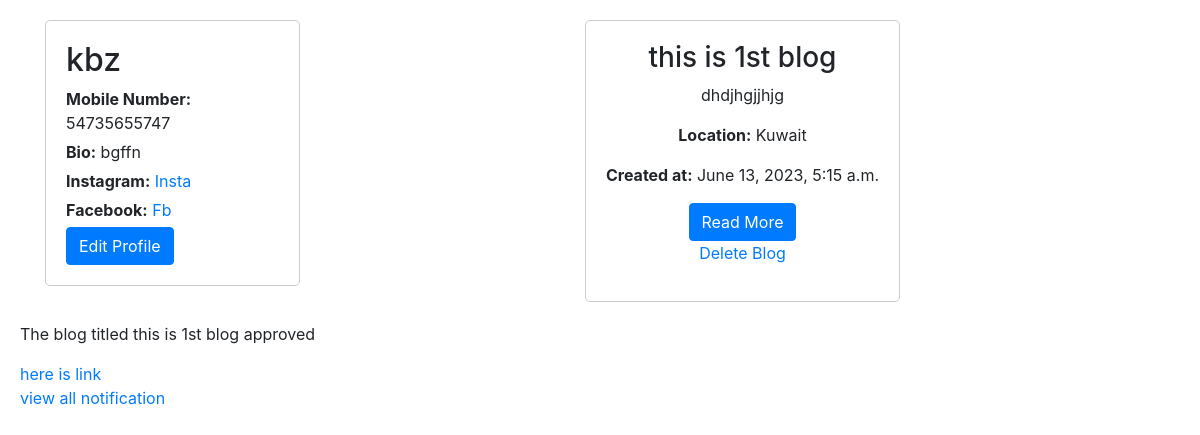
Page /userProfile/profile/view/ (signed in) on the earlier database version.
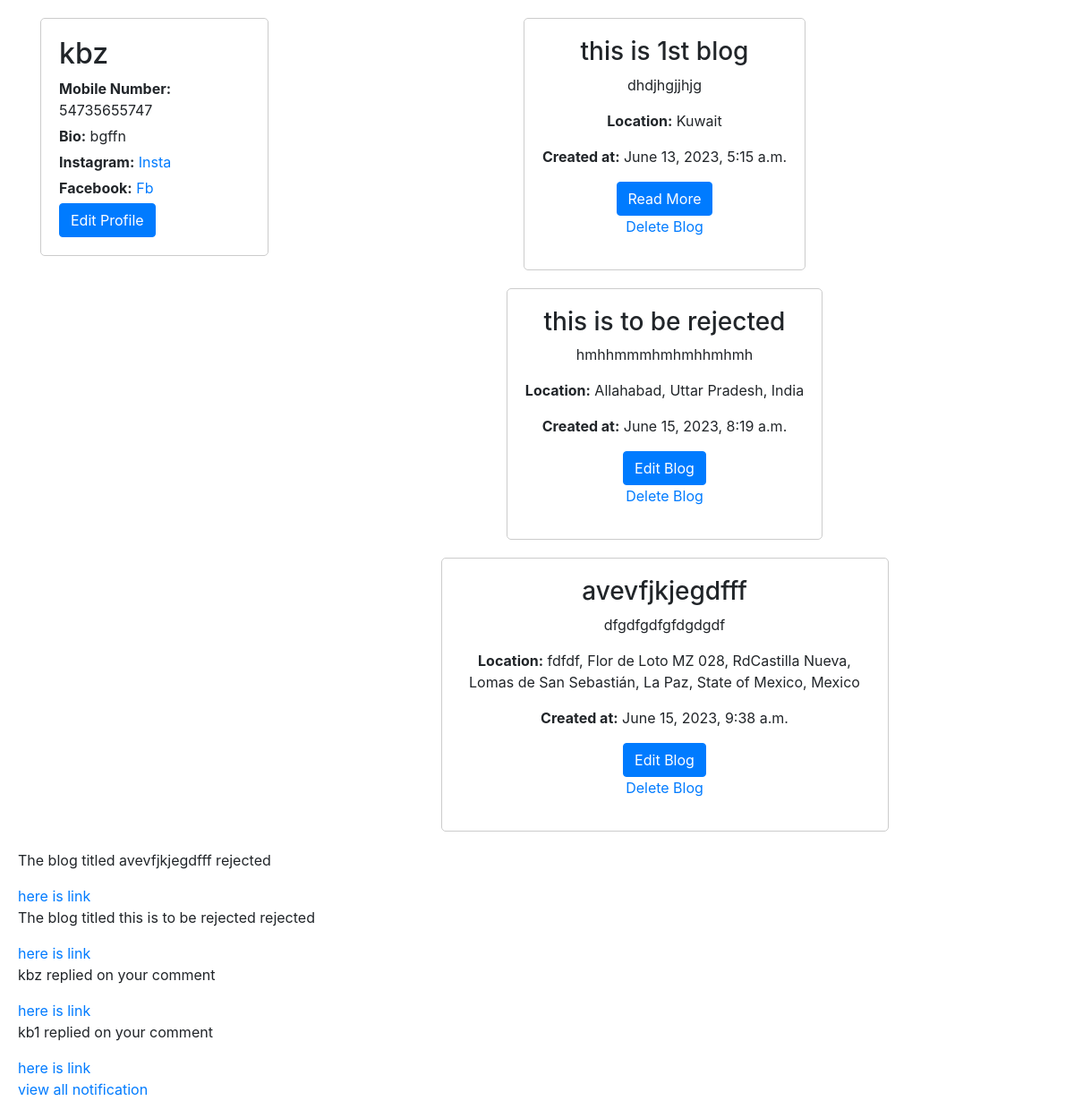
Same page on the later database version.
### accounts/models.py (models this page shows, shortened)
class Profile(models.Model):
    user = models.ForeignKey(User, on_delete=models.CASCADE,default=None,related_name='user_profile')
    mobile_number = models.CharField(max_length=13, unique=True)
    user_bio = models.TextField(max_length=50,blank=True)
    instagram_link = models.URLField(max_length=50,blank=True)
    facebook_link = models.URLField(max_length=50,blank=True)
    profile_image = models.ImageField(upload_to='profile_image/',default="",blank=True)
    objects = ProfileManager()

### blog/models.py (models this page shows, shortened)
class BlogPost(models.Model):
    user = models.ForeignKey(User, on_delete=models.CASCADE,default=None,related_name='blog_posts')
    id = models.AutoField(primary_key=True,auto_created=True,verbose_name='ID',serialize=False)
    thumbnail = models.ImageField(upload_to='thumbnailImages/')
    location = models.CharField(max_length=50,blank=True)
    title = models.CharField(max_length=100)
    content = models.TextField(blank=True)
    created_at = models.DateTimeField(auto_now_add=True)
    sub_posts = models.ManyToManyField('SubBlogPost', related_name='blog_posts')
    comments = models.ManyToManyField('Comment',related_name='comment',blank=True)
    status = models.SmallIntegerField(default=0)
    likes = models.ManyToManyField(User,related_name='user',blank=True)

### userProfile/models.py (models this page shows, shortened)
class Notification(models.Model):
    recipient = models.ForeignKey(User, on_delete=models.CASCADE)
    message = models.TextField()
    is_read = models.BooleanField(default=False)
    created_at = models.DateTimeField(auto_now_add=True)
    link = models.URLField(max_length=300,blank=True)

### userProfile/views.py (the view)
# urls.py: path('profile/view/', profile_view, name='profile_view'),
def profile_view(request):
    user = request.user
    profile = Profile.objects.get(user=user)
    blog_posts = BlogPost.objects.filter(user=user)
    notification = Notification.objects.filter(recipient=user).order_by('-id')[:4]
    context={
        'blog_posts': blog_posts,
        'profile': profile,
        'notifications':notification,
    }
    return render(request, 'userProfile/profile.html', context)

### Templates/userProfile/profile.html (shortened to what this page needs)
<!DOCTYPE html>
<html lang="en">
<head>
    <link rel="stylesheet" href="https://stackpath.bootstrapcdn.com/bootstrap/4.5.0/css/bootstrap.min.css">
</head>
<body>
    <div class="container">
        <div class="row">
            <div class="col-md-3">
                <div class="profile-card">
                    <h2>{{ profile.user.username }}</h2>
                    <p><strong>Mobile Number:</strong> {{ profile.mobile_number }}</p>
                    <p><strong>Bio:</strong> {{ profile.user_bio }}</p>
                    <p><strong>Instagram:</strong> <a href="{{ profile.instagram_link }}">Insta</a></p>
                    <p><strong>Facebook:</strong> <a href="{{ profile.facebook_link }}">Fb</a></p>
                    <a href="{% url 'profile_page' %}" class="btn btn-primary">Edit Profile</a>
                </div>
            </div>
            <div class="col-md-9">
                <div class="blog-section">
                    {% for blog_post in blog_posts %}
                    <div class="blog-card">
                        <h3>{{ blog_post.title }}</h3>
                        <p>{{ blog_post.content|truncatewords:30 }}</p>
                        <p><strong>Location:</strong> {{ blog_post.location }}</p>
                        <p><strong>Created at:</strong> {{ blog_post.created_at }}</p>
                        {% if blog_post.status == 1 %}
                        <a href="{% url 'blog_details' blog_post.id %}" class="btn btn-primary">Read More</a>
                        {% else %}
                        <a href="{% url 'blog_preview' blog_post.id %}" class="btn btn-primary">Edit Blog</a>
                        {% endif %}
                        <div>
                            <p>
                                <a href="{% url 'delete_blog' blog_post.id %}">Delete Blog</a>
                            </p>
                        </div>
                    </div>
                    {% endfor %}
                </div>
            </div>
        </div>
    </div>
    <div>
        {% for notf in notifications %}
            <p>{{notf.message}}</p>
            <a href="{{notf.link}}">here is link</a>
        {% endfor %}<br>
        <a href="{% url 'all_notf' %}">view all notification</a>
    </div>
</body>
</html>

### Templates/userProfile/profile.html (style rules this page uses)
body { padding: 20px; }
.profile-card { max-width: 500px; margin-bottom: 20px; padding: 20px; border: 1px solid #ccc; border-radius: 5px; word-wrap: break-word; }
.profile-card h2 { margin-top: 0; }
.profile-card p { margin-bottom: 5px; }
.blog-section { display: flex; flex-direction: column; align-items: center; }
.blog-card { max-width: 500px; margin-bottom: 20px; padding: 20px; border: 1px solid #ccc; border-radius: 5px; text-align: center; }

Differences in the rows shown:
removed Notification: message "The blog titled this is 1st blog approved"
added BlogPost: title "this is to be rejected", content "hmhhmmmhmhmhhmhmh", location "Allahabad, Uttar Pradesh, India", created_at "June 15, 2023, 8:19 a.m.", status "Edit Blog"
added BlogPost: title "avevfjkjegdfff", content "dfgdfgdfgfdgdgdf", location "fdfdf, Flor de Loto MZ 028, RdCastilla Nueva, Lomas de San Sebastián, La Paz, State of Mexico, Mexico", created_at "June 15, 2023, 9:38 a.m.", status "Edit Blog"
added Notification: message "The blog titled avevfjkjegdfff rejected"
added Notification: message "The blog titled this is to be rejected rejected"
added Notification: message "kbz replied on your comment"
added Notification: message "kb1 replied on your comment"
